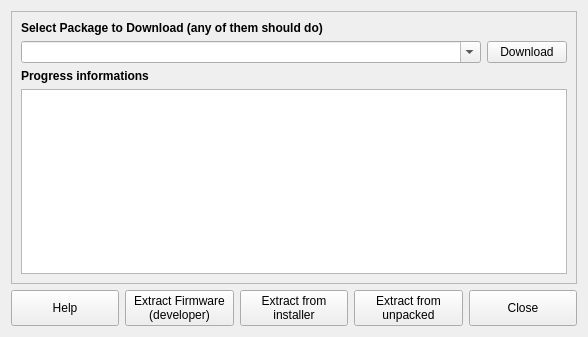
<?xml version="1.0" encoding="UTF-8"?>
<ui version="4.0">
 <class>Form</class>
 <widget class="QWidget" name="Form">
  <property name="geometry">
   <rect>
    <x>0</x>
    <y>0</y>
    <width>588</width>
    <height>337</height>
   </rect>
  </property>
  <property name="windowTitle">
   <string>Extractor</string>
  </property>
  <layout class="QVBoxLayout" name="verticalLayout">
   <item>
    <widget class="QFrame" name="frame">
     <property name="frameShape">
      <enum>QFrame::StyledPanel</enum>
     </property>
     <property name="frameShadow">
      <enum>QFrame::Raised</enum>
     </property>
     <layout class="QVBoxLayout" name="verticalLayout_2">
      <item>
       <widget class="QLabel" name="label_2">
        <property name="font">
         <font>
          <weight>75</weight>
          <bold>true</bold>
         </font>
        </property>
        <property name="text">
         <string>Select Package to Download (any of them should do)</string>
        </property>
       </widget>
      </item>
      <item>
       <layout class="QHBoxLayout" name="horizontalLayout_2">
        <item>
         <widget class="QComboBox" name="FWCombo">
          <property name="editable">
           <bool>true</bool>
          </property>
         </widget>
        </item>
        <item>
         <widget class="QPushButton" name="DownloadButton">
          <property name="sizePolicy">
           <sizepolicy hsizetype="Maximum" vsizetype="Fixed">
            <horstretch>0</horstretch>
            <verstretch>0</verstretch>
           </sizepolicy>
          </property>
          <property name="text">
           <string>Download</string>
          </property>
         </widget>
        </item>
       </layout>
      </item>
      <item>
       <widget class="QLabel" name="label">
        <property name="font">
         <font>
          <weight>75</weight>
          <bold>true</bold>
         </font>
        </property>
        <property name="text">
         <string>Progress informations</string>
        </property>
       </widget>
      </item>
      <item>
       <widget class="QPlainTextEdit" name="LogView">
        <property name="lineWrapMode">
         <enum>QPlainTextEdit::NoWrap</enum>
        </property>
        <property name="readOnly">
         <bool>true</bool>
        </property>
       </widget>
      </item>
     </layout>
    </widget>
   </item>
   <item>
    <layout class="QHBoxLayout" name="horizontalLayout_3">
     <item>
      <widget class="QPushButton" name="HelpButton">
       <property name="sizePolicy">
        <sizepolicy hsizetype="Minimum" vsizetype="Minimum">
         <horstretch>0</horstretch>
         <verstretch>0</verstretch>
        </sizepolicy>
       </property>
       <property name="text">
        <string>Help</string>
       </property>
      </widget>
     </item>
     <item>
      <widget class="QPushButton" name="AnalyzeSourceButton">
       <property name="text">
        <string>Extract Firmware
(developer)</string>
       </property>
      </widget>
     </item>
     <item>
      <widget class="QPushButton" name="BrowseInstaller">
       <property name="text">
        <string>Extract from
installer</string>
       </property>
      </widget>
     </item>
     <item>
      <widget class="QPushButton" name="BrowseDir">
       <property name="text">
        <string>Extract from
unpacked</string>
       </property>
      </widget>
     </item>
     <item>
      <widget class="QPushButton" name="QuitButton">
       <property name="sizePolicy">
        <sizepolicy hsizetype="Minimum" vsizetype="Minimum">
         <horstretch>0</horstretch>
         <verstretch>0</verstretch>
        </sizepolicy>
       </property>
       <property name="text">
        <string>Close</string>
       </property>
      </widget>
     </item>
    </layout>
   </item>
  </layout>
 </widget>
 <tabstops>
  <tabstop>FWCombo</tabstop>
  <tabstop>DownloadButton</tabstop>
  <tabstop>LogView</tabstop>
  <tabstop>HelpButton</tabstop>
  <tabstop>AnalyzeSourceButton</tabstop>
  <tabstop>BrowseInstaller</tabstop>
  <tabstop>QuitButton</tabstop>
 </tabstops>
 <resources/>
 <connections/>
</ui>
